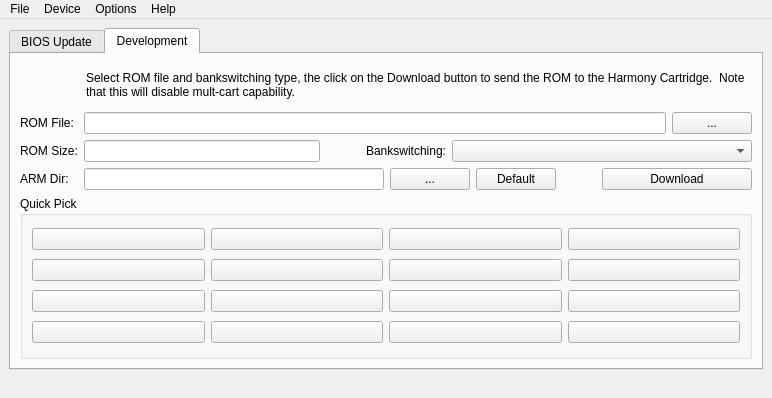
<?xml version="1.0" encoding="UTF-8"?>
<ui version="4.0">
 <class>HarmonyCartWindow</class>
 <widget class="QMainWindow" name="HarmonyCartWindow">
  <property name="sizePolicy">
   <sizepolicy hsizetype="Preferred" vsizetype="Preferred">
    <horstretch>0</horstretch>
    <verstretch>0</verstretch>
   </sizepolicy>
  </property>
  <property name="windowTitle">
   <string>Harmony Programming Tool</string>
  </property>
  <property name="windowIcon">
   <iconset resource="../resources.qrc">
    <normaloff>:/icons/pics/appicon.png</normaloff>:/icons/pics/appicon.png</iconset>
  </property>
  <property name="unifiedTitleAndToolBarOnMac">
   <bool>false</bool>
  </property>
  <widget class="QWidget" name="centralwidget">
   <property name="sizePolicy">
    <sizepolicy hsizetype="Expanding" vsizetype="Expanding">
     <horstretch>0</horstretch>
     <verstretch>0</verstretch>
    </sizepolicy>
   </property>
   <layout class="QGridLayout" name="gridLayout">
    <item row="0" column="0">
     <widget class="QTabWidget" name="tabWidget">
      <property name="sizePolicy">
       <sizepolicy hsizetype="Expanding" vsizetype="Expanding">
        <horstretch>0</horstretch>
        <verstretch>0</verstretch>
       </sizepolicy>
      </property>
      <property name="currentIndex">
       <number>1</number>
      </property>
      <widget class="QWidget" name="biosTab">
       <attribute name="title">
        <string>BIOS Update</string>
       </attribute>
       <layout class="QVBoxLayout" name="verticalLayout_2">
        <property name="spacing">
         <number>6</number>
        </property>
        <item>
         <layout class="QHBoxLayout" name="horizontalLayout_5">
          <property name="sizeConstraint">
           <enum>QLayout::SetDefaultConstraint</enum>
          </property>
          <item>
           <layout class="QGridLayout" name="gridLayout_3">
            <item row="0" column="0">
             <widget class="QLabel" name="label_7">
              <property name="minimumSize">
               <size>
                <width>60</width>
                <height>43</height>
               </size>
              </property>
              <property name="maximumSize">
               <size>
                <width>60</width>
                <height>43</height>
               </size>
              </property>
              <property name="text">
               <string/>
              </property>
              <property name="pixmap">
               <pixmap resource="../resources.qrc">:/icons/pics/romchip.png</pixmap>
              </property>
             </widget>
            </item>
            <item row="0" column="1">
             <widget class="QLabel" name="label_8">
              <property name="sizePolicy">
               <sizepolicy hsizetype="Preferred" vsizetype="Preferred">
                <horstretch>0</horstretch>
                <verstretch>0</verstretch>
               </sizepolicy>
              </property>
              <property name="text">
               <string>&lt;font size=&quot;+1&quot;&gt;&lt;b&gt;Step 1: &lt;/b&gt;&lt;/font&gt;Select the location of the EEPROM loader image (usually eeloader.bin) and download it to the Harmony Cart.</string>
              </property>
              <property name="alignment">
               <set>Qt::AlignLeading|Qt::AlignLeft|Qt::AlignVCenter</set>
              </property>
              <property name="wordWrap">
               <bool>true</bool>
              </property>
             </widget>
            </item>
            <item row="1" column="0">
             <widget class="QLabel" name="label_9">
              <property name="sizePolicy">
               <sizepolicy hsizetype="Preferred" vsizetype="Preferred">
                <horstretch>0</horstretch>
                <verstretch>0</verstretch>
               </sizepolicy>
              </property>
              <property name="text">
               <string>EEPROM:</string>
              </property>
             </widget>
            </item>
            <item row="1" column="1">
             <layout class="QHBoxLayout" name="horizontalLayout_6">
              <item>
               <widget class="QLineEdit" name="eepromFileEdit">
                <property name="sizePolicy">
                 <sizepolicy hsizetype="Expanding" vsizetype="Fixed">
                  <horstretch>0</horstretch>
                  <verstretch>0</verstretch>
                 </sizepolicy>
                </property>
                <property name="toolTip">
                 <string>Copy and paste an EEPROM loader image.</string>
                </property>
                <property name="tabChangesFocus" stdset="0">
                 <bool>true</bool>
                </property>
               </widget>
              </item>
              <item>
               <widget class="QPushButton" name="openEEPROMButton">
                <property name="sizePolicy">
                 <sizepolicy hsizetype="Minimum" vsizetype="Fixed">
                  <horstretch>0</horstretch>
                  <verstretch>0</verstretch>
                 </sizepolicy>
                </property>
                <property name="toolTip">
                 <string>Select an EEPROM loader image.</string>
                </property>
                <property name="text">
                 <string>...</string>
                </property>
               </widget>
              </item>
             </layout>
            </item>
           </layout>
          </item>
          <item>
           <widget class="QPushButton" name="updateBIOSButton">
            <property name="sizePolicy">
             <sizepolicy hsizetype="Fixed" vsizetype="Fixed">
              <horstretch>0</horstretch>
              <verstretch>0</verstretch>
             </sizepolicy>
            </property>
            <property name="minimumSize">
             <size>
              <width>90</width>
              <height>95</height>
             </size>
            </property>
            <property name="toolTip">
             <string>Download the currently selected EEPROM
loader image to the Harmony Cart.</string>
            </property>
            <property name="text">
             <string>Download
EEPROM</string>
            </property>
           </widget>
          </item>
         </layout>
        </item>
        <item>
         <widget class="Line" name="line">
          <property name="orientation">
           <enum>Qt::Horizontal</enum>
          </property>
         </widget>
        </item>
        <item>
         <layout class="QHBoxLayout" name="horizontalLayout_7">
          <item>
           <layout class="QGridLayout" name="gridLayout_4">
            <property name="spacing">
             <number>6</number>
            </property>
            <item row="0" column="0">
             <widget class="QLabel" name="label_10">
              <property name="minimumSize">
               <size>
                <width>60</width>
                <height>43</height>
               </size>
              </property>
              <property name="maximumSize">
               <size>
                <width>60</width>
                <height>43</height>
               </size>
              </property>
              <property name="text">
               <string/>
              </property>
              <property name="pixmap">
               <pixmap resource="../resources.qrc">:/icons/pics/sdcard.png</pixmap>
              </property>
             </widget>
            </item>
            <item row="0" column="1">
             <widget class="QLabel" name="label_11">
              <property name="minimumSize">
               <size>
                <width>525</width>
                <height>0</height>
               </size>
              </property>
              <property name="text">
               <string>&lt;font size=&quot;+1&quot;&gt;&lt;b&gt;Step 2: &lt;/b&gt;&lt;/font&gt;Select the location of the Multicart BIOS image (hbios.bin), as well as the drive letter/mount point/volume name of your SD card, and click Copy.</string>
              </property>
              <property name="alignment">
               <set>Qt::AlignLeading|Qt::AlignLeft|Qt::AlignVCenter</set>
              </property>
              <property name="wordWrap">
               <bool>true</bool>
              </property>
             </widget>
            </item>
            <item row="1" column="0">
             <widget class="QLabel" name="label_12">
              <property name="sizePolicy">
               <sizepolicy hsizetype="Preferred" vsizetype="Preferred">
                <horstretch>0</horstretch>
                <verstretch>0</verstretch>
               </sizepolicy>
              </property>
              <property name="text">
               <string>HBIOS: </string>
              </property>
             </widget>
            </item>
            <item row="1" column="1">
             <layout class="QHBoxLayout" name="horizontalLayout_10">
              <item>
               <widget class="QLineEdit" name="hbiosFileEdit">
                <property name="sizePolicy">
                 <sizepolicy hsizetype="Expanding" vsizetype="Fixed">
                  <horstretch>0</horstretch>
                  <verstretch>0</verstretch>
                 </sizepolicy>
                </property>
                <property name="toolTip">
                 <string>Copy and paste an HBIOS image.</string>
                </property>
                <property name="readOnly">
                 <bool>false</bool>
                </property>
                <property name="tabChangesFocus" stdset="0">
                 <bool>true</bool>
                </property>
               </widget>
              </item>
              <item>
               <widget class="QPushButton" name="openHBIOSButton">
                <property name="toolTip">
                 <string>Select an HBIOS image.</string>
                </property>
                <property name="text">
                 <string>...</string>
                </property>
               </widget>
              </item>
             </layout>
            </item>
            <item row="2" column="0">
             <widget class="QLabel" name="label_13">
              <property name="sizePolicy">
               <sizepolicy hsizetype="Preferred" vsizetype="Preferred">
                <horstretch>0</horstretch>
                <verstretch>0</verstretch>
               </sizepolicy>
              </property>
              <property name="text">
               <string>SD Card:</string>
              </property>
             </widget>
            </item>
            <item row="2" column="1">
             <layout class="QHBoxLayout" name="horizontalLayout_12">
              <item>
               <widget class="QLineEdit" name="sdcardFileEdit">
                <property name="sizePolicy">
                 <sizepolicy hsizetype="Expanding" vsizetype="Fixed">
                  <horstretch>0</horstretch>
                  <verstretch>0</verstretch>
                 </sizepolicy>
                </property>
                <property name="toolTip">
                 <string>Copy and paste your SD card directory.</string>
                </property>
                <property name="readOnly">
                 <bool>false</bool>
                </property>
                <property name="tabChangesFocus" stdset="0">
                 <bool>true</bool>
                </property>
               </widget>
              </item>
              <item>
               <widget class="QPushButton" name="openSDMountButton">
                <property name="toolTip">
                 <string>Select your SD card directory.</string>
                </property>
                <property name="text">
                 <string>...</string>
                </property>
               </widget>
              </item>
             </layout>
            </item>
           </layout>
          </item>
          <item>
           <widget class="QPushButton" name="copyHBIOSButton">
            <property name="sizePolicy">
             <sizepolicy hsizetype="Fixed" vsizetype="Fixed">
              <horstretch>0</horstretch>
              <verstretch>0</verstretch>
             </sizepolicy>
            </property>
            <property name="minimumSize">
             <size>
              <width>90</width>
              <height>95</height>
             </size>
            </property>
            <property name="toolTip">
             <string>Copy the currently selected HBIOS
image to your SD card.</string>
            </property>
            <property name="text">
             <string>Copy
HBIOS</string>
            </property>
           </widget>
          </item>
         </layout>
        </item>
        <item>
         <widget class="Line" name="line_2">
          <property name="orientation">
           <enum>Qt::Horizontal</enum>
          </property>
         </widget>
        </item>
        <item>
         <layout class="QGridLayout" name="gridLayout_5">
          <item row="0" column="0">
           <widget class="QLabel" name="label_14">
            <property name="minimumSize">
             <size>
              <width>64</width>
              <height>70</height>
             </size>
            </property>
            <property name="maximumSize">
             <size>
              <width>60</width>
              <height>70</height>
             </size>
            </property>
            <property name="text">
             <string/>
            </property>
            <property name="pixmap">
             <pixmap resource="../resources.qrc">:/icons/pics/cart_tiny.png</pixmap>
            </property>
           </widget>
          </item>
          <item row="0" column="1">
           <widget class="QLabel" name="label_15">
            <property name="minimumSize">
             <size>
              <width>525</width>
              <height>0</height>
             </size>
            </property>
            <property name="text">
             <string>&lt;font size=&quot;+1&quot;&gt;&lt;b&gt;Step 3: &lt;/b&gt;&lt;/font&gt;Safely eject the SD card from your PC, then place the SD card back into the Harmony Cart and power it up in your console to complete the updating process.</string>
            </property>
            <property name="alignment">
             <set>Qt::AlignLeading|Qt::AlignLeft|Qt::AlignVCenter</set>
            </property>
            <property name="wordWrap">
             <bool>true</bool>
            </property>
           </widget>
          </item>
         </layout>
        </item>
       </layout>
      </widget>
      <widget class="QWidget" name="devTab">
       <attribute name="title">
        <string>Development</string>
       </attribute>
       <layout class="QVBoxLayout" name="verticalLayout_4">
        <item>
         <layout class="QHBoxLayout" name="horizontalLayout">
          <item>
           <widget class="QLabel" name="label">
            <property name="minimumSize">
             <size>
              <width>60</width>
              <height>43</height>
             </size>
            </property>
            <property name="maximumSize">
             <size>
              <width>60</width>
              <height>43</height>
             </size>
            </property>
            <property name="text">
             <string/>
            </property>
            <property name="pixmap">
             <pixmap resource="../resources.qrc">:/icons/pics/romchip.png</pixmap>
            </property>
           </widget>
          </item>
          <item>
           <widget class="QLabel" name="label_2">
            <property name="text">
             <string>Select ROM file and bankswitching type, the click on the Download button to send the ROM to the Harmony Cartridge.  Note that this will disable mult-cart capability.</string>
            </property>
            <property name="alignment">
             <set>Qt::AlignLeading|Qt::AlignLeft|Qt::AlignVCenter</set>
            </property>
            <property name="wordWrap">
             <bool>true</bool>
            </property>
           </widget>
          </item>
         </layout>
        </item>
        <item>
         <layout class="QHBoxLayout" name="horizontalLayout_8">
          <item>
           <layout class="QVBoxLayout" name="verticalLayout">
            <item>
             <widget class="QLabel" name="label_3">
              <property name="text">
               <string>ROM File:</string>
              </property>
             </widget>
            </item>
            <item>
             <widget class="QLabel" name="label_4">
              <property name="text">
               <string>ROM Size:</string>
              </property>
             </widget>
            </item>
            <item>
             <widget class="QLabel" name="label_5">
              <property name="text">
               <string>ARM Dir:</string>
              </property>
             </widget>
            </item>
           </layout>
          </item>
          <item>
           <layout class="QVBoxLayout" name="verticalLayout_3">
            <item>
             <layout class="QHBoxLayout" name="horizontalLayout_2">
              <item>
               <widget class="QLineEdit" name="romFileEdit">
                <property name="sizePolicy">
                 <sizepolicy hsizetype="MinimumExpanding" vsizetype="Fixed">
                  <horstretch>0</horstretch>
                  <verstretch>0</verstretch>
                 </sizepolicy>
                </property>
                <property name="toolTip">
                 <string>Copy and paste a single-load ROM image.</string>
                </property>
                <property name="readOnly">
                 <bool>false</bool>
                </property>
                <property name="tabChangesFocus" stdset="0">
                 <bool>true</bool>
                </property>
               </widget>
              </item>
              <item>
               <widget class="QPushButton" name="openRomButton">
                <property name="toolTip">
                 <string>Select a single-load ROM image.</string>
                </property>
                <property name="text">
                 <string>...</string>
                </property>
               </widget>
              </item>
             </layout>
            </item>
            <item>
             <layout class="QHBoxLayout" name="horizontalLayout_3">
              <item>
               <widget class="QLineEdit" name="romSizeLabel">
                <property name="sizePolicy">
                 <sizepolicy hsizetype="MinimumExpanding" vsizetype="Fixed">
                  <horstretch>0</horstretch>
                  <verstretch>0</verstretch>
                 </sizepolicy>
                </property>
                <property name="readOnly">
                 <bool>true</bool>
                </property>
               </widget>
              </item>
              <item>
               <spacer name="horizontalSpacer_2">
                <property name="orientation">
                 <enum>Qt::Horizontal</enum>
                </property>
                <property name="sizeType">
                 <enum>QSizePolicy::Preferred</enum>
                </property>
                <property name="sizeHint" stdset="0">
                 <size>
                  <width>40</width>
                  <height>20</height>
                 </size>
                </property>
               </spacer>
              </item>
              <item>
               <widget class="QLabel" name="label_6">
                <property name="sizePolicy">
                 <sizepolicy hsizetype="Preferred" vsizetype="Preferred">
                  <horstretch>0</horstretch>
                  <verstretch>0</verstretch>
                 </sizepolicy>
                </property>
                <property name="text">
                 <string>Bankswitching:</string>
                </property>
                <property name="alignment">
                 <set>Qt::AlignRight|Qt::AlignTrailing|Qt::AlignVCenter</set>
                </property>
               </widget>
              </item>
              <item>
               <widget class="QComboBox" name="romBSType">
                <property name="sizePolicy">
                 <sizepolicy hsizetype="Expanding" vsizetype="Fixed">
                  <horstretch>0</horstretch>
                  <verstretch>0</verstretch>
                 </sizepolicy>
                </property>
                <property name="minimumSize">
                 <size>
                  <width>300</width>
                  <height>0</height>
                 </size>
                </property>
                <property name="toolTip">
                 <string>Override the bankswitching scheme
for the currently selected ROM image.
Schemes marked with (*) are not currently
supported by the Harmony Cart.</string>
                </property>
               </widget>
              </item>
             </layout>
            </item>
            <item>
             <layout class="QHBoxLayout" name="horizontalLayout_4">
              <item>
               <widget class="QLineEdit" name="armpathFileEdit">
                <property name="sizePolicy">
                 <sizepolicy hsizetype="MinimumExpanding" vsizetype="Fixed">
                  <horstretch>0</horstretch>
                  <verstretch>0</verstretch>
                 </sizepolicy>
                </property>
                <property name="minimumSize">
                 <size>
                  <width>300</width>
                  <height>0</height>
                 </size>
                </property>
                <property name="toolTip">
                 <string>Copy and paste the location of the 'ARM' files for single-load ROM images.</string>
                </property>
                <property name="readOnly">
                 <bool>false</bool>
                </property>
                <property name="tabChangesFocus" stdset="0">
                 <bool>true</bool>
                </property>
               </widget>
              </item>
              <item>
               <widget class="QPushButton" name="openARMPathButton">
                <property name="toolTip">
                 <string>Select location of the 'ARM' files for single-load ROM images.</string>
                </property>
                <property name="text">
                 <string>...</string>
                </property>
               </widget>
              </item>
              <item>
               <widget class="QPushButton" name="defaultARMPathButton">
                <property name="toolTip">
                 <string>Set default location of the 'ARM' files for single-load ROM images.</string>
                </property>
                <property name="text">
                 <string>Default</string>
                </property>
               </widget>
              </item>
              <item>
               <spacer name="horizontalSpacer">
                <property name="orientation">
                 <enum>Qt::Horizontal</enum>
                </property>
                <property name="sizeHint" stdset="0">
                 <size>
                  <width>40</width>
                  <height>20</height>
                 </size>
                </property>
               </spacer>
              </item>
              <item>
               <widget class="QPushButton" name="downloadButton">
                <property name="minimumSize">
                 <size>
                  <width>150</width>
                  <height>0</height>
                 </size>
                </property>
                <property name="toolTip">
                 <string>Download the currently selected ROM
image to the Harmony Cart.</string>
                </property>
                <property name="text">
                 <string>Download</string>
                </property>
               </widget>
              </item>
             </layout>
            </item>
           </layout>
          </item>
         </layout>
        </item>
        <item>
         <widget class="QGroupBox" name="groupBox">
          <property name="sizePolicy">
           <sizepolicy hsizetype="Expanding" vsizetype="Expanding">
            <horstretch>0</horstretch>
            <verstretch>0</verstretch>
           </sizepolicy>
          </property>
          <property name="title">
           <string>Quick Pick</string>
          </property>
          <layout class="QHBoxLayout" name="horizontalLayout_9">
           <item>
            <layout class="QGridLayout" name="gridLayout_2">
             <property name="sizeConstraint">
              <enum>QLayout::SetDefaultConstraint</enum>
             </property>
             <item row="0" column="0">
              <widget class="QDoubleClickButton" name="qp1Button">
               <property name="enabled">
                <bool>true</bool>
               </property>
               <property name="sizePolicy">
                <sizepolicy hsizetype="Preferred" vsizetype="Fixed">
                 <horstretch>0</horstretch>
                 <verstretch>0</verstretch>
                </sizepolicy>
               </property>
               <property name="contextMenuPolicy">
                <enum>Qt::DefaultContextMenu</enum>
               </property>
               <property name="toolTip">
                <string>Click to use the chosen ROM.
Double-click to store a different ROM.</string>
               </property>
               <property name="text">
                <string/>
               </property>
              </widget>
             </item>
             <item row="0" column="1">
              <widget class="QDoubleClickButton" name="qp2Button">
               <property name="sizePolicy">
                <sizepolicy hsizetype="Preferred" vsizetype="Fixed">
                 <horstretch>0</horstretch>
                 <verstretch>0</verstretch>
                </sizepolicy>
               </property>
               <property name="toolTip">
                <string>Click to use the chosen ROM.
Double-click to store a different ROM.</string>
               </property>
               <property name="text">
                <string/>
               </property>
              </widget>
             </item>
             <item row="0" column="2">
              <widget class="QDoubleClickButton" name="qp3Button">
               <property name="sizePolicy">
                <sizepolicy hsizetype="Preferred" vsizetype="Fixed">
                 <horstretch>0</horstretch>
                 <verstretch>0</verstretch>
                </sizepolicy>
               </property>
               <property name="toolTip">
                <string>Click to use the chosen ROM.
Double-click to store a different ROM.</string>
               </property>
               <property name="text">
                <string/>
               </property>
              </widget>
             </item>
             <item row="0" column="3">
              <widget class="QDoubleClickButton" name="qp4Button">
               <property name="sizePolicy">
                <sizepolicy hsizetype="Preferred" vsizetype="Fixed">
                 <horstretch>0</horstretch>
                 <verstretch>0</verstretch>
                </sizepolicy>
               </property>
               <property name="toolTip">
                <string>Click to use the chosen ROM.
Double-click to store a different ROM.</string>
               </property>
               <property name="text">
                <string/>
               </property>
              </widget>
             </item>
             <item row="1" column="0">
              <widget class="QDoubleClickButton" name="qp5Button">
               <property name="sizePolicy">
                <sizepolicy hsizetype="Preferred" vsizetype="Fixed">
                 <horstretch>0</horstretch>
                 <verstretch>0</verstretch>
                </sizepolicy>
               </property>
               <property name="toolTip">
                <string>Click to use the chosen ROM.
Double-click to store a different ROM.</string>
               </property>
               <property name="text">
                <string/>
               </property>
              </widget>
             </item>
             <item row="1" column="1">
              <widget class="QDoubleClickButton" name="qp6Button">
               <property name="sizePolicy">
                <sizepolicy hsizetype="Preferred" vsizetype="Fixed">
                 <horstretch>0</horstretch>
                 <verstretch>0</verstretch>
                </sizepolicy>
               </property>
               <property name="toolTip">
                <string>Click to use the chosen ROM.
Double-click to store a different ROM.</string>
               </property>
               <property name="text">
                <string/>
               </property>
              </widget>
             </item>
             <item row="1" column="2">
              <widget class="QDoubleClickButton" name="qp7Button">
               <property name="sizePolicy">
                <sizepolicy hsizetype="Preferred" vsizetype="Fixed">
                 <horstretch>0</horstretch>
                 <verstretch>0</verstretch>
                </sizepolicy>
               </property>
               <property name="toolTip">
                <string>Click to use the chosen ROM.
Double-click to store a different ROM.</string>
               </property>
               <property name="text">
                <string/>
               </property>
              </widget>
             </item>
             <item row="1" column="3">
              <widget class="QDoubleClickButton" name="qp8Button">
               <property name="sizePolicy">
                <sizepolicy hsizetype="Preferred" vsizetype="Fixed">
                 <horstretch>0</horstretch>
                 <verstretch>0</verstretch>
                </sizepolicy>
               </property>
               <property name="toolTip">
                <string>Click to use the chosen ROM.
Double-click to store a different ROM.</string>
               </property>
               <property name="text">
                <string/>
               </property>
              </widget>
             </item>
             <item row="2" column="0">
              <widget class="QDoubleClickButton" name="qp9Button">
               <property name="sizePolicy">
                <sizepolicy hsizetype="Preferred" vsizetype="Fixed">
                 <horstretch>0</horstretch>
                 <verstretch>0</verstretch>
                </sizepolicy>
               </property>
               <property name="toolTip">
                <string>Click to use the chosen ROM.
Double-click to store a different ROM.</string>
               </property>
               <property name="text">
                <string/>
               </property>
              </widget>
             </item>
             <item row="2" column="1">
              <widget class="QDoubleClickButton" name="qp10Button">
               <property name="sizePolicy">
                <sizepolicy hsizetype="Preferred" vsizetype="Fixed">
                 <horstretch>0</horstretch>
                 <verstretch>0</verstretch>
                </sizepolicy>
               </property>
               <property name="toolTip">
                <string>Click to use the chosen ROM.
Double-click to store a different ROM.</string>
               </property>
               <property name="text">
                <string/>
               </property>
              </widget>
             </item>
             <item row="2" column="2">
              <widget class="QDoubleClickButton" name="qp11Button">
               <property name="sizePolicy">
                <sizepolicy hsizetype="Preferred" vsizetype="Fixed">
                 <horstretch>0</horstretch>
                 <verstretch>0</verstretch>
                </sizepolicy>
               </property>
               <property name="toolTip">
                <string>Click to use the chosen ROM.
Double-click to store a different ROM.</string>
               </property>
               <property name="text">
                <string/>
               </property>
              </widget>
             </item>
             <item row="2" column="3">
              <widget class="QDoubleClickButton" name="qp12Button">
               <property name="sizePolicy">
                <sizepolicy hsizetype="Preferred" vsizetype="Fixed">
                 <horstretch>0</horstretch>
                 <verstretch>0</verstretch>
                </sizepolicy>
               </property>
               <property name="toolTip">
                <string>Click to use the chosen ROM.
Double-click to store a different ROM.</string>
               </property>
               <property name="text">
                <string/>
               </property>
              </widget>
             </item>
             <item row="3" column="0">
              <widget class="QDoubleClickButton" name="qp13Button">
               <property name="sizePolicy">
                <sizepolicy hsizetype="Preferred" vsizetype="Fixed">
                 <horstretch>0</horstretch>
                 <verstretch>0</verstretch>
                </sizepolicy>
               </property>
               <property name="toolTip">
                <string>Click to use the chosen ROM.
Double-click to store a different ROM.</string>
               </property>
               <property name="text">
                <string/>
               </property>
              </widget>
             </item>
             <item row="3" column="1">
              <widget class="QDoubleClickButton" name="qp14Button">
               <property name="sizePolicy">
                <sizepolicy hsizetype="Preferred" vsizetype="Fixed">
                 <horstretch>0</horstretch>
                 <verstretch>0</verstretch>
                </sizepolicy>
               </property>
               <property name="toolTip">
                <string>Click to use the chosen ROM.
Double-click to store a different ROM.</string>
               </property>
               <property name="text">
                <string/>
               </property>
              </widget>
             </item>
             <item row="3" column="2">
              <widget class="QDoubleClickButton" name="qp15Button">
               <property name="sizePolicy">
                <sizepolicy hsizetype="Preferred" vsizetype="Fixed">
                 <horstretch>0</horstretch>
                 <verstretch>0</verstretch>
                </sizepolicy>
               </property>
               <property name="toolTip">
                <string>Click to use the chosen ROM.
Double-click to store a different ROM.</string>
               </property>
               <property name="text">
                <string/>
               </property>
              </widget>
             </item>
             <item row="3" column="3">
              <widget class="QDoubleClickButton" name="qp16Button">
               <property name="sizePolicy">
                <sizepolicy hsizetype="Preferred" vsizetype="Fixed">
                 <horstretch>0</horstretch>
                 <verstretch>0</verstretch>
                </sizepolicy>
               </property>
               <property name="toolTip">
                <string>Click to use the chosen ROM.
Double-click to store a different ROM.</string>
               </property>
               <property name="text">
                <string/>
               </property>
              </widget>
             </item>
            </layout>
           </item>
          </layout>
         </widget>
        </item>
       </layout>
      </widget>
     </widget>
    </item>
   </layout>
  </widget>
  <widget class="QMenuBar" name="menubar">
   <widget class="QMenu" name="menuFile">
    <property name="title">
     <string>File</string>
    </property>
    <addaction name="actSelectROM"/>
    <addaction name="actDownloadROM"/>
    <addaction name="actDownloadBIOS"/>
    <addaction name="separator"/>
    <addaction name="actQuit"/>
   </widget>
   <widget class="QMenu" name="menuDevice">
    <property name="title">
     <string>Device</string>
    </property>
    <addaction name="actConnectHarmonyCart"/>
   </widget>
   <widget class="QMenu" name="menuOptions">
    <property name="enabled">
     <bool>true</bool>
    </property>
    <property name="title">
     <string>Options</string>
    </property>
    <widget class="QMenu" name="menuRetryCount">
     <property name="enabled">
      <bool>true</bool>
     </property>
     <property name="contextMenuPolicy">
      <enum>Qt::ActionsContextMenu</enum>
     </property>
     <property name="title">
      <string>Number of retries on write failure</string>
     </property>
     <addaction name="actionRetry1"/>
     <addaction name="actionRetry5"/>
     <addaction name="actionRetry20"/>
    </widget>
    <widget class="QMenu" name="menuConnectAttempts">
     <property name="enabled">
      <bool>true</bool>
     </property>
     <property name="contextMenuPolicy">
      <enum>Qt::ActionsContextMenu</enum>
     </property>
     <property name="title">
      <string>Number of connection attempts</string>
     </property>
     <addaction name="actionConnect5"/>
     <addaction name="actionConnect20"/>
     <addaction name="actionConnect100"/>
    </widget>
    <addaction name="actionAutoDownFileSelect"/>
    <addaction name="actionAutoVerifyDownload"/>
    <addaction name="actionShowLogAfterDownload"/>
    <addaction name="actionF4CompressionNoBank0"/>
    <addaction name="actionAddDelayAfterWrites"/>
    <addaction name="actionContinueOnFatalErrors"/>
    <addaction name="menuConnectAttempts"/>
    <addaction name="menuRetryCount"/>
   </widget>
   <widget class="QMenu" name="menuHelp">
    <property name="title">
     <string>Help</string>
    </property>
    <addaction name="actAbout"/>
    <addaction name="actAboutQt"/>
   </widget>
   <addaction name="menuFile"/>
   <addaction name="menuDevice"/>
   <addaction name="menuOptions"/>
   <addaction name="menuHelp"/>
  </widget>
  <widget class="QStatusBar" name="statusbar">
   <property name="font">
    <font>
     <bold>true</bold>
    </font>
   </property>
   <property name="layoutDirection">
    <enum>Qt::LeftToRight</enum>
   </property>
   <property name="sizeGripEnabled">
    <bool>false</bool>
   </property>
  </widget>
  <action name="actSelectROM">
   <property name="text">
    <string>Select ROM ...</string>
   </property>
  </action>
  <action name="actDownloadROM">
   <property name="text">
    <string>Download ROM</string>
   </property>
  </action>
  <action name="actDownloadBIOS">
   <property name="text">
    <string>Download BIOS</string>
   </property>
  </action>
  <action name="actQuit">
   <property name="text">
    <string>Quit</string>
   </property>
   <property name="shortcut">
    <string>Ctrl+Q</string>
   </property>
   <property name="menuRole">
    <enum>QAction::QuitRole</enum>
   </property>
  </action>
  <action name="actConnectHarmonyCart">
   <property name="text">
    <string>Connect</string>
   </property>
  </action>
  <action name="actionAutoDownFileSelect">
   <property name="checkable">
    <bool>true</bool>
   </property>
   <property name="text">
    <string>Auto download after file select</string>
   </property>
  </action>
  <action name="actionAutoVerifyDownload">
   <property name="checkable">
    <bool>true</bool>
   </property>
   <property name="text">
    <string>Auto verify during download</string>
   </property>
  </action>
  <action name="actIncDownload">
   <property name="checkable">
    <bool>true</bool>
   </property>
   <property name="enabled">
    <bool>false</bool>
   </property>
   <property name="text">
    <string>Incremental Download</string>
   </property>
  </action>
  <action name="actionRetry1">
   <property name="checkable">
    <bool>true</bool>
   </property>
   <property name="checked">
    <bool>true</bool>
   </property>
   <property name="text">
    <string>1</string>
   </property>
   <property name="iconVisibleInMenu">
    <bool>false</bool>
   </property>
  </action>
  <action name="actionRetry5">
   <property name="checkable">
    <bool>true</bool>
   </property>
   <property name="text">
    <string>5</string>
   </property>
   <property name="iconVisibleInMenu">
    <bool>false</bool>
   </property>
  </action>
  <action name="actionRetry20">
   <property name="checkable">
    <bool>true</bool>
   </property>
   <property name="text">
    <string>20</string>
   </property>
   <property name="iconVisibleInMenu">
    <bool>false</bool>
   </property>
  </action>
  <action name="actionRetry3">
   <property name="checkable">
    <bool>true</bool>
   </property>
   <property name="text">
    <string>3</string>
   </property>
   <property name="iconVisibleInMenu">
    <bool>false</bool>
   </property>
  </action>
  <action name="actAbout">
   <property name="text">
    <string>About</string>
   </property>
   <property name="menuRole">
    <enum>QAction::AboutRole</enum>
   </property>
  </action>
  <action name="actAboutQt">
   <property name="text">
    <string>About Qt</string>
   </property>
   <property name="menuRole">
    <enum>QAction::AboutQtRole</enum>
   </property>
  </action>
  <action name="actUpdateBIOS">
   <property name="text">
    <string>Update BIOS</string>
   </property>
   <property name="toolTip">
    <string>Update BIOS</string>
   </property>
  </action>
  <action name="actionShowLogAfterDownload">
   <property name="checkable">
    <bool>true</bool>
   </property>
   <property name="text">
    <string>Show log after download</string>
   </property>
  </action>
  <action name="actionF4CompressionNoBank0">
   <property name="checkable">
    <bool>true</bool>
   </property>
   <property name="text">
    <string>Skip bank 0 compression on F4</string>
   </property>
  </action>
  <action name="actionConnect5">
   <property name="checkable">
    <bool>true</bool>
   </property>
   <property name="checked">
    <bool>true</bool>
   </property>
   <property name="text">
    <string>5</string>
   </property>
  </action>
  <action name="actionConnect20">
   <property name="checkable">
    <bool>true</bool>
   </property>
   <property name="text">
    <string>20</string>
   </property>
  </action>
  <action name="actionConnect100">
   <property name="checkable">
    <bool>true</bool>
   </property>
   <property name="text">
    <string>100</string>
   </property>
  </action>
  <action name="actionAddDelayAfterWrites">
   <property name="checkable">
    <bool>true</bool>
   </property>
   <property name="text">
    <string>Add delay after writes (bad UARTs)</string>
   </property>
  </action>
  <action name="actionContinueOnFatalErrors">
   <property name="checkable">
    <bool>true</bool>
   </property>
   <property name="text">
    <string>Continue on fatal errors (*)</string>
   </property>
  </action>
 </widget>
 <customwidgets>
  <customwidget>
   <class>QDoubleClickButton</class>
   <extends>QPushButton</extends>
   <header>src/common/QDoubleClickButton.hxx</header>
  </customwidget>
 </customwidgets>
 <resources>
  <include location="../resources.qrc"/>
 </resources>
 <connections/>
</ui>
